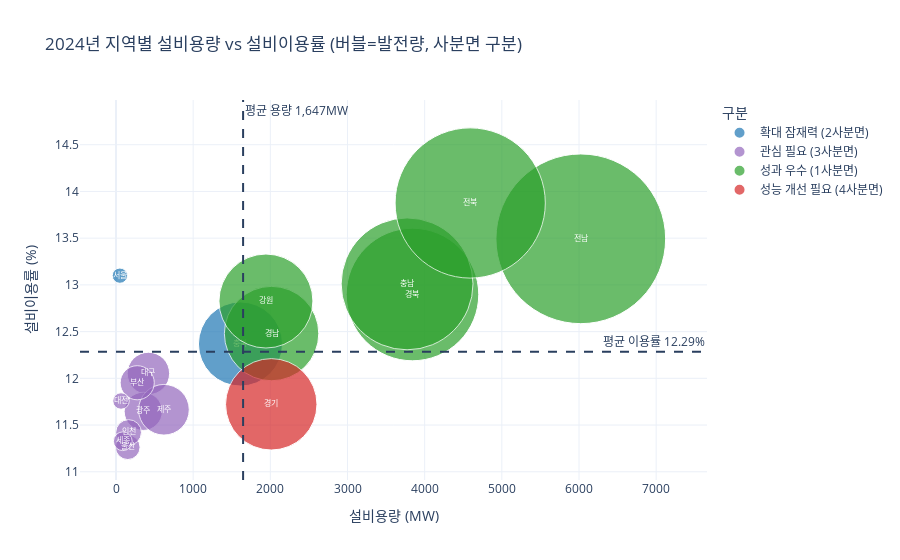

The notebook cell saved with this chart:
### Code cell
import numpy as np
import pandas as pd
import plotly.express as px

# ===== 0) 2024 데이터 준비 =====
df_2024 = merged_sorted[merged_sorted["연도"] == 2024].copy()
for col in ["설비용량(MW)", "발전량(MWh)", "설비이용률(%)"]:
    df_2024[col] = pd.to_numeric(df_2024[col], errors="coerce")
df_2024 = df_2024.dropna(subset=["설비용량(MW)", "발전량(MWh)", "설비이용률(%)"])

mean_cap = df_2024["설비용량(MW)"].mean()
mean_cf  = df_2024["설비이용률(%)"].mean()

# ===== 1) 사분면 구분 =====
def quadrant(row):
    cap, cf = row["설비용량(MW)"], row["설비이용률(%)"]
    if cap >= mean_cap and cf >= mean_cf:
        return "성과 우수 (1사분면)"
    elif cap < mean_cap and cf >= mean_cf:
        return "확대 잠재력 (2사분면)"
    elif cap >= mean_cap and cf < mean_cf:
        return "성능 개선 필요 (4사분면)"
    else:
        return "관심 필요 (3사분면)"

df_2024["구분"] = df_2024.apply(quadrant, axis=1)

colors = {
    "성과 우수 (1사분면)": "#2ca02c",
    "확대 잠재력 (2사분면)": "#1f77b4",
    "성능 개선 필요 (4사분면)": "#d62728",
    "관심 필요 (3사분면)": "#9467bd",
}

# ===== 2) 버블 차트 생성 (텍스트=지역, 중앙 배치) =====
fig = px.scatter(
    df_2024,
    x="설비용량(MW)",
    y="설비이용률(%)",
    size="발전량(MWh)",
    color="구분",
    text="지역",                  # 버블 안에 지역명
    hover_name="지역",
    hover_data={
        "설비용량(MW)": ":,",
        "발전량(MWh)": ":,",
        "설비이용률(%)": ":.2f",
        "구분": True
    },
    size_max=120,
    color_discrete_map=colors,
    title="2024년 지역별 설비용량 vs 설비이용률 (버블=발전량, 사분면 구분)"
)

# 평균선(사분면 경계)
fig.add_hline(y=mean_cf, line_dash="dash", annotation_text=f"평균 이용률 {mean_cf:.2f}%")
fig.add_vline(x=mean_cap, line_dash="dash", annotation_text=f"평균 용량 {mean_cap:,.0f}MW")

fig.update_layout(
    template="plotly_white",
    xaxis_title="설비용량 (MW)",
    yaxis_title="설비이용률 (%)",
    legend_title="구분",
)

# ===== 3) 실제 마커 '픽셀 크기'에 비례해 글자 크기 스케일링 =====
# - Plotly Express는 trace를 색상별로 나누므로, 각 trace의 marker.size(픽셀 단위)를 사용
# - 경험상 "지름 * 0.38" 정도가 보기 좋음. 최소/최대 글씨 크기 클리핑으로 가독성 보장.

SCALE = 0.38   # 글씨크기 = (마커지름 px) * SCALE
MIN_F = 8      # 최소 글씨 pt
MAX_F = 8     # 최대 글씨 pt

for tr in fig.data:
    # tr.marker.size: 이 trace에 해당하는 각 점의 '지름(px)'로 환산된 값 배열
    sizes_px = np.array(tr.marker.size, dtype=float)

    # 지름(px) -> 글씨 크기(pt)
    text_sizes = sizes_px * SCALE
    text_sizes = np.clip(text_sizes, MIN_F, MAX_F)

    # 가운데 배치 + 색상(흰색) 적용
    tr.textposition = "middle center"
    tr.textfont = dict(size=text_sizes.tolist(), color="white")

# (선택) 버블이 아주 작아 글씨가 안 보이면 size_max를 키우거나 MIN_F를 줄이세요.
fig.show()

fig.write_html("설비이용률.html", include_plotlyjs="cdn")

### Figure 1 — Plotly figure (JSON) as saved in the notebook; plotly's stock layout.template omitted (floating-point values rounded to 4 significant figures)
{"data": [{"customdata": [[57372, "확대 잠재력 (2사분면)"], [1747500, "확대 잠재력 (2사분면)"]], "hovertemplate": "<b>%{hovertext}</b><br><br>구분=%{customdata[1]}<br>설비용량(MW)=%{x:,}<br>설비이용률(%)=%{y:.2f}<br>발전량(MWh)=%{customdata[0]:,}<br>지역=%{text}<extra></extra>", "hovertext": ["서울", "충북"], "legendgroup": "확대 잠재력 (2사분면)", "marker": {"color": "#1f77b4", "size": [57372, 1747500], "sizemode": "area", "sizeref": 494.4, "symbol": "circle"}, "mode": "markers+text", "name": "확대 잠재력 (2사분면)", "orientation": "v", "showlegend": true, "text": ["서울", "충북"], "textfont": {"color": "white", "size": [8, 8]}, "textposition": "middle center", "type": "scatter", "x": [50, 1613], "xaxis": "x", "y": [13.1, 12.37], "yaxis": "y"}, {"customdata": [[443426, "관심 필요 (3사분면)"], [360149, "관심 필요 (3사분면)"], [149964, "관심 필요 (3사분면)"], [163075, "관심 필요 (3사분면)"], [634506, "관심 필요 (3사분면)"], [87315, "관심 필요 (3사분면)"], [287942, "관심 필요 (3사분면)"], [66946, "관심 필요 (3사분면)"]], "hovertemplate": "<b>%{hovertext}</b><br><br>구분=%{customdata[1]}<br>설비용량(MW)=%{x:,}<br>설비이용률(%)=%{y:.2f}<br>발전량(MWh)=%{customdata[0]:,}<br>지역=%{text}<extra></extra>", "hovertext": ["대구", "광주", "울산", "인천", "제주", "세종", "부산", "대전"], "legendgroup": "관심 필요 (3사분면)", "marker": {"color": "#9467bd", "size": [443426, 360149, 149964, 163075, 634506, 87315, 287942, 66946], "sizemode": "area", "sizeref": 494.4, "symbol": "circle"}, "mode": "markers+text", "name": "관심 필요 (3사분면)", "orientation": "v", "showlegend": true, "text": ["대구", "광주", "울산", "인천", "제주", "세종", "부산", "대전"], "textfont": {"color": "white", "size": [8, 8, 8, 8, 8, 8, 8, 8]}, "textposition": "middle center", "type": "scatter", "x": [420, 353, 152, 163, 621, 88, 275, 65], "xaxis": "x", "y": [12.05, 11.65, 11.26, 11.42, 11.66, 11.33, 11.95, 11.76], "yaxis": "y"}, {"customdata": [[2203811, "성과 우수 (1사분면)"], [7119186, "성과 우수 (1사분면)"], [4340591, "성과 우수 (1사분면)"], [4299136, "성과 우수 (1사분면)"], [2183283, "성과 우수 (1사분면)"], [5579509, "성과 우수 (1사분면)"]], "hovertemplate": "<b>%{hovertext}</b><br><br>구분=%{customdata[1]}<br>설비용량(MW)=%{x:,}<br>설비이용률(%)=%{y:.2f}<br>발전량(MWh)=%{customdata[0]:,}<br>지역=%{text}<extra></extra>", "hovertext": ["경남", "전남", "경북", "충남", "강원", "전북"], "legendgroup": "성과 우수 (1사분면)", "marker": {"color": "#2ca02c", "size": [2203811, 7119186, 4340591, 4299136, 2183283, 5579509], "sizemode": "area", "sizeref": 494.4, "symbol": "circle"}, "mode": "markers+text", "name": "성과 우수 (1사분면)", "orientation": "v", "showlegend": true, "text": ["경남", "전남", "경북", "충남", "강원", "전북"], "textfont": {"color": "white", "size": [8, 8, 8, 8, 8, 8]}, "textposition": "middle center", "type": "scatter", "x": [2016, 6023, 3842, 3772, 1943, 4590], "xaxis": "x", "y": [12.48, 13.49, 12.9, 13.01, 12.83, 13.88], "yaxis": "y"}, {"customdata": [[2065997, "성능 개선 필요 (4사분면)"]], "hovertemplate": "<b>%{hovertext}</b><br><br>구분=%{customdata[1]}<br>설비용량(MW)=%{x:,}<br>설비이용률(%)=%{y:.2f}<br>발전량(MWh)=%{customdata[0]:,}<br>지역=%{text}<extra></extra>", "hovertext": ["경기"], "legendgroup": "성능 개선 필요 (4사분면)", "marker": {"color": "#d62728", "size": [2065997], "sizemode": "area", "sizeref": 494.4, "symbol": "circle"}, "mode": "markers+text", "name": "성능 개선 필요 (4사분면)", "orientation": "v", "showlegend": true, "text": ["경기"], "textfont": {"color": "white", "size": [8]}, "textposition": "middle center", "type": "scatter", "x": [2012], "xaxis": "x", "y": [11.72], "yaxis": "y"}], "layout": {"annotations": [{"showarrow": false, "text": "평균 이용률 12.29%", "x": 1, "xanchor": "right", "xref": "x domain", "y": 12.29, "yanchor": "bottom", "yref": "y"}, {"showarrow": false, "text": "평균 용량 1,647MW", "x": 1647.0, "xanchor": "left", "xref": "x", "y": 1, "yanchor": "top", "yref": "y domain"}], "legend": {"itemsizing": "constant", "title": {"text": "구분"}, "tracegroupgap": 0}, "shapes": [{"line": {"dash": "dash"}, "type": "line", "x0": 0, "x1": 1, "xref": "x domain", "y0": 12.29, "y1": 12.29, "yref": "y"}, {"line": {"dash": "dash"}, "type": "line", "x0": 1647.0, "x1": 1647.0, "xref": "x", "y0": 0, "y1": 1, "yref": "y domain"}], "title": {"text": "2024년 지역별 설비용량 vs 설비이용률 (버블=발전량, 사분면 구분)"}, "xaxis": {"anchor": "y", "domain": [0, 1], "title": {"text": "설비용량 (MW)"}}, "yaxis": {"anchor": "x", "domain": [0, 1], "title": {"text": "설비이용률 (%)"}}}}
